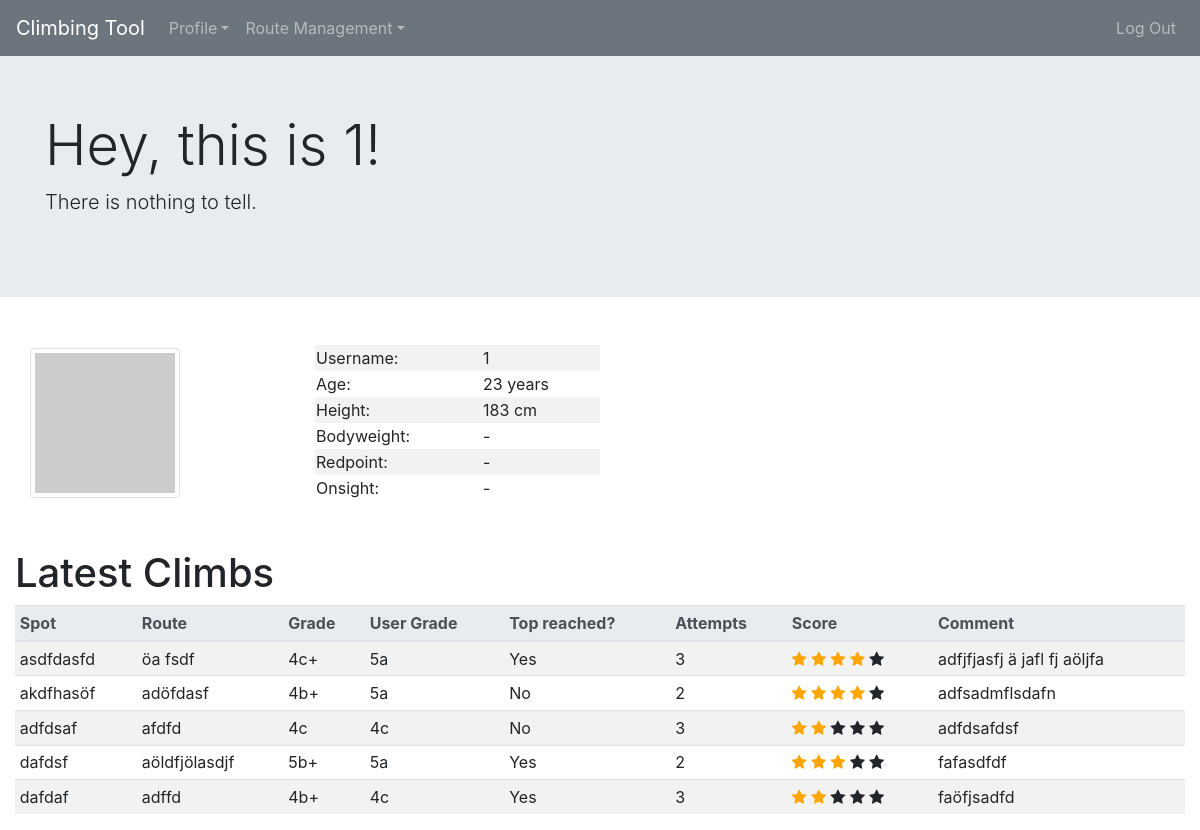
The page / (signed in) on the database its author committed.
### tables this page shows
CREATE TABLE users (
        id INTEGER,
        username TEXT NOT NULL UNIQUE,
        hash TEXT NOT NULL,
        email TEXT NOT NULL UNIQUE,
        bodyweight REAL,
        height INTEGER,
        age INTEGER,
        redpoint TEXT,
        onsight TEXT,
        about_me TEXT,
        PRIMARY KEY (id)
    );

CREATE TABLE routes (
        id INTEGER NOT NULL,
        name TEXT NOT NULL,
        grade TEXT NOT NULL,
        spot TEXT NOT NULL,
        PRIMARY KEY (id)
    );

CREATE TABLE user_route (
        user_id INTEGER,
        route_id INTEGER,
        top_reached TEXT,
        attempts INTEGER,
        score INTEGER,
        user_grade TEXT,
        comment TEXT,
        time TIMESTAMP DEFAULT CURRENT_TIMESTAMP,
        PRIMARY KEY (user_id, route_id),
        FOREIGN KEY (user_id)
            REFERENCES users (id)
                ON DELETE CASCADE
                ON UPDATE NO ACTION,
        FOREIGN KEY (route_id)
            REFERENCES routes (id)
                ON DELETE CASCADE
                ON UPDATE NO ACTION
    );

### app.py (the view)
@app.route("/")
@login_required
def index():
    user_id = session["user_id"]
    db.execute("SELECT * FROM users WHERE id = :user_id", {"user_id": user_id})
    result_users = db.fetchone()
    db.execute("SELECT top_reached, attempts, score, user_grade, comment, name, grade, spot FROM user_route INNER JOIN routes ON user_route.route_id = routes.id  WHERE user_id = :user_id ORDER BY time DESC;", {"user_id": user_id})
    result_routes = db.fetchall()
    connection.commit()
    return render_template("index.html", result_users=result_users, result_routes=result_routes)

### app.py (called while the page is built)
@app.after_request
def after_request(response):
    response.headers["Cache-Control"] = "no-cache, no-store, must-revalidate"
    response.headers["Expires"] = 0
    response.headers["Pragma"] = "no-cache"
    return response

### helpers.py (called while the page is built)
def login_required(f):
    @wraps(f)
    def decorated_function(*args, **kwargs):
        if session.get("user_id") is None:
            return redirect("/login")
        return f(*args, **kwargs)
    return decorated_function

### templates/index.html (shortened to what this page needs)
{% extends "layout.html" %}
{% block jumbotron %}
    <div class="jumbotron jumbotron-fluid">
        <div class="container">
            <h1 class="display-4">Hey, this is {{ result_users.username }}!</h1>
            <p class="lead">
                {% if result_users.about_me is not none %}
                    {{ result_users.about_me }}
                {% else %}
                    There is nothing to tell.
                {% endif %}
            </p>
        </div>
    </div>
{% endblock %}
{% block main %}
    <div class="col-md-12 mb-3 mt-5 no-gutters profile-alignment">
        <div class="col-md-3">
            <img src="https://via.placeholder.com/150" alt="profile picture" class="img-fluid float-left img-thumbnail pull-left mr-3" width="150px" height="150px">
        </div>
        <div class="col-md-3">
            <table class="col-md-12 table-striped">
                <tr class="col-md-3">
                    <td>Username: </td>
                    <td class="userinfo-alignment">{{ result_users.username }}</td>
                </tr>
                <tr class="col-md-3">
                    <td>Age: </td>
                    <td class="userinfo-alignment">
                        {% if result_users.age is not none %}
                            {{ result_users.age }} years
                        {% else %}
                            -
                        {% endif %}
                    </td>
                </tr>
                <tr class="col-md-3">
                    <td>Height: </td>
                    <td class="userinfo-alignment">
                        {% if result_users.height is not none %}
                            {{ result_users.height }} cm
                        {% else %}
                            -
                        {% endif %}
                    </td>
                </tr>
                <tr class="col-md-3">
                    <td>Bodyweight: </td>
                    <td class="userinfo-alignment">
                        {% if result_users.bodyweight is not none %}
                            {{ result_users.bodyweight }} kg
                        {% else %}
                            -
                        {% endif %}
                    </td>
                </tr>
                <tr class="col-md-3">
                    <td>Redpoint: </td>
                    <td class="userinfo-alignment">
                        {% if result_users.redpoint is not none %}
                            {{ result_users.redpoint }}
                        {% else %}
                            -
                        {% endif %}
                    </td>
                </tr>
                <tr class="col-md-3">
                    <td>Onsight: </td>
                    <td class="userinfo-alignment">
                        {% if result_users.onsight is not none %}
                            {{ result_users.onsight }}
                        {% else %}
                            -
                        {% endif %}
                    </td>
                </tr>
            </table>
        </div>
    </div>
    <h1 class="display-5 mt-5">Latest Climbs</h1>
    <div class="table-responsive-md">
        <table class="table table-striped table-hover table-sm">
            <thead class="thead-light">
                <tr>
                    <th scope="col">Spot</th>
                    <th scope="col">Route</th>
                    <th scope="col">Grade</th>
                    <th scope="col">User Grade</th>
                    <th scope="col">Top reached?</th>
                    <th scope="col">Attempts</th>
                    <th scope="col">Score</th>
                    <th scope="col">Comment</th>
                </tr>
            </thead>
            <tbody>
                {% set routes_length = result_routes|length %}
                {% set routes_shown = 5 %}
                {% if routes_length < routes_shown %}
                    {% for i in range(0,routes_length) %}
                        <tr>
                            <td>{{ result_routes[i]["spot"] }}</td>
                            <td>{{ result_routes[i]["name"] }}</td>
                            <td>{{ result_routes[i]["grade"] }}</td>
                            <td>{{ result_routes[i]["user_grade"] }}</td>
                            <td>{{ result_routes[i]["top_reached"] }}</td>
                            <td>{{ result_routes[i]["attempts"] }}</td>
                            <td>{% for i in range(0,result_routes[i]["score"]) %}
                                    <span class="fa fa-star checked"></span>
                                {% endfor %}
                                {% for i in range(0,5-result_routes[i]["score"]) %}
                                    <span class="fa fa-star"></span>
                                {% endfor %}
                            </td>
                            <td>{{ result_routes[i]["comment"] }}</td>
                        </tr>
                    {% endfor %}
                {% else %}
                    {% for i in range(0,routes_shown) %}
                        <tr>
                            <td>{{ result_routes[i]["spot"] }}</td>
                            <td>{{ result_routes[i]["name"] }}</td>
                            <td>{{ result_routes[i]["grade"] }}</td>
                            <td>{{ result_routes[i]["user_grade"] }}</td>
                            <td>{{ result_routes[i]["top_reached"] }}</td>
                            <td>{{ result_routes[i]["attempts"] }}</td>
                            <td>{% for i in range(0,result_routes[i]["score"]) %}
                                    <span class="fa fa-star checked"></span>
                                {% endfor %}
                                {% for i in range(0,5-result_routes[i]["score"]) %}
                                    <span class="fa fa-star"></span>
                                {% endfor %}
                            </td>
                            <td>{{ result_routes[i]["comment"] }}</td>
                        </tr>
                    {% endfor %}
                {% endif %}
            </tbody>
        </table>
    </div>
{% endblock %}

### static/styles.css (style rules this page uses)
.profile-alignment { display: flex; align-items: center; }
.userinfo-alignment { text-align: left; }
.checked { color: orange; }

### rows shown on the page
users: username "1", age "23", height "183"
routes: spot "asdfdasfd", name "öa fsdf", grade "4c+"
user_route: user_grade "5a", top_reached "Yes", attempts "3", score 4 (drawn), comment "adfjfjasfj ä jafl fj aöljfa"
routes: spot "akdfhasöf", name "adöfdasf", grade "4b+"
user_route: user_grade "5a", top_reached "No", attempts "2", score 4 (drawn), comment "adfsadmflsdafn"
routes: spot "adfdsaf", name "afdfd", grade "4c"
user_route: user_grade "4c", top_reached "No", attempts "3", score 2 (drawn), comment "adfdsafdsf"
routes: spot "dafdsf", name "aöldfjölasdjf", grade "5b+"
user_route: user_grade "5a", top_reached "Yes", attempts "2", score 3 (drawn), comment "fafasdfdf"
routes: spot "dafdaf", name "adffd", grade "4b+"
user_route: user_grade "4c", top_reached "Yes", attempts "3", score 2 (drawn), comment "faöfjsadfd"
